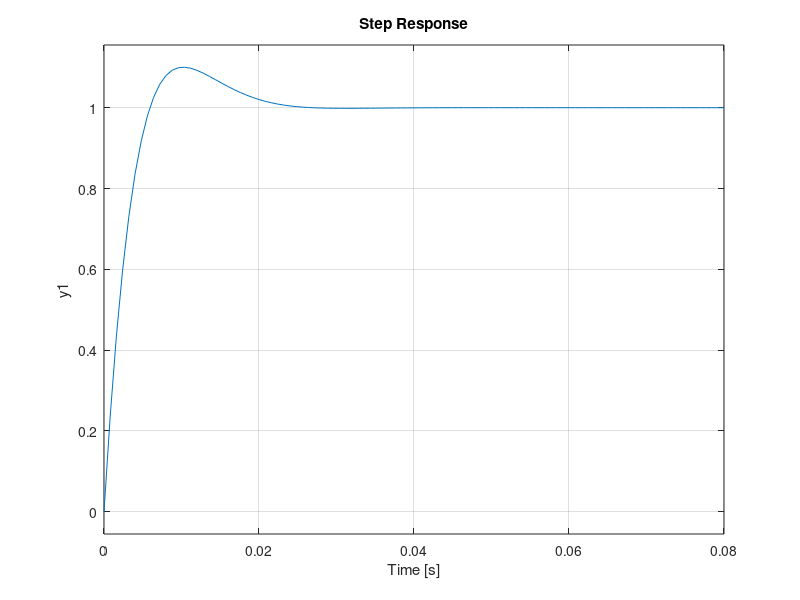

The MATLAB script that drew this image: (Note: this script raises an error after producing the figure.)
K = 3.92;
tau = 0.0128;
ts = 0.02;  %settling time
zeta = 0.8    ; 
w = 4/(zeta*ts);
Kp = (2*zeta*tau*w-1)/K;
Ki = (tau*w^2)/K;



s = tf('s')


P = K/(tau*s+1) % P = plant Model motor
C = Kp+Ki/s % C = controller PID

H = C*P/(1+C*P) % H = Close loop transfer fanction
minreal(H)

step(H)
stepinfo(H)